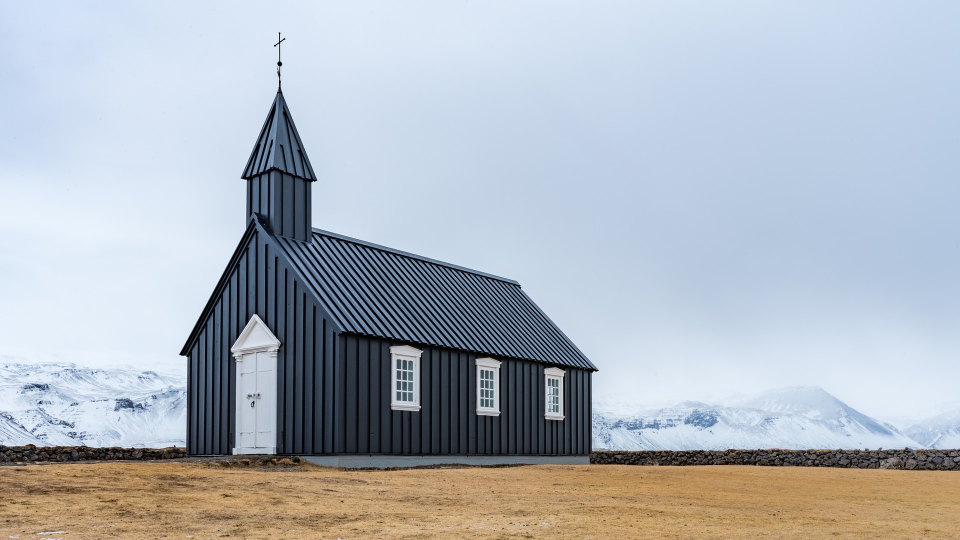
#> input picture image/church.jpg, 1920 x 1080 px (shown at 1/2 size)
$ python Laplacian.py
#> lines starting #> are read from the running program, lines starting #| are printed output that depends on the picture
# -*- coding:utf8 -*-
import cv2
from pylab import *

saber = cv2.imread("../image/church.jpg")
#> saber is the input picture: shape (1080, 1920, 3); mean B, G, R 189.8, 181.7, 174.9
# 首先将原图像进行边界扩展，并将其转换为灰度图。
gray_saber = cv2.cvtColor(saber, cv2.COLOR_RGB2GRAY)
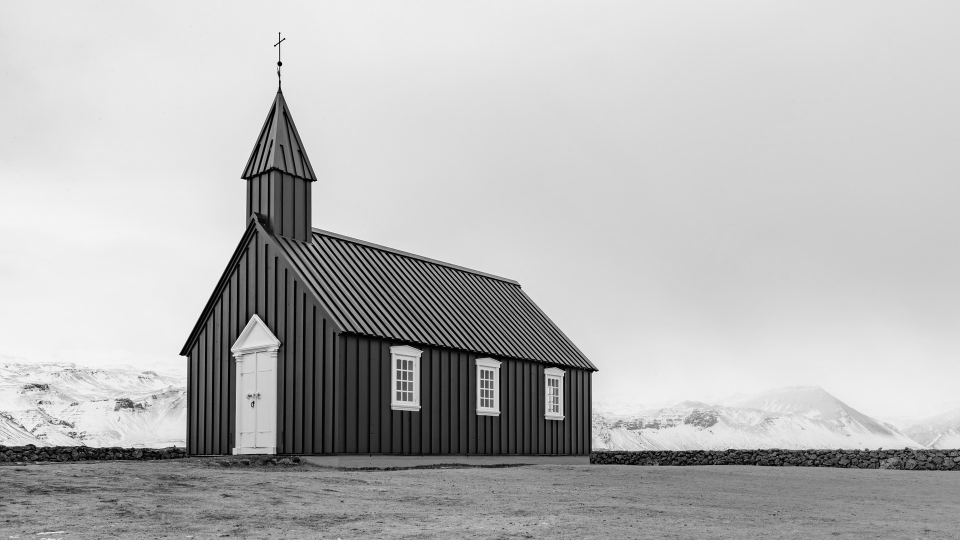
#> gray_saber: shape (1080, 1920) (shown at 1/2 size); min 0, max 254, mean 183.3
gray_saber = cv2.resize(gray_saber, (200, 200))
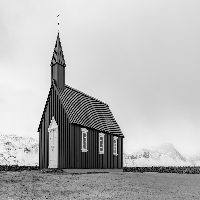
#> gray_saber: shape (200, 200); min 0, max 248, mean 182.9


def LaplaceOperator(roi, operator_type):
    if operator_type == "fourfields":
        laplace_operator = np.array([[0, 1, 0], [1, -4, 1], [0, 1, 0]])
    elif operator_type == "eightfields":
        laplace_operator = np.array([[1, 1, 1], [1, -8, 1], [1, 1, 1]])
    else:
        raise ("type Error")
    result = np.abs(np.sum(roi * laplace_operator))
    return result


def LaplaceAlogrithm(image, operator_type):
#> called with operator_type = 'fourfields'
    new_image = np.zeros(image.shape)
    image = cv2.copyMakeBorder(image, 1, 1, 1, 1, cv2.BORDER_DEFAULT)
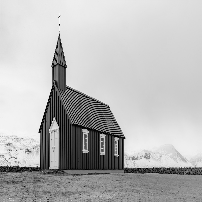
#> image: shape (202, 202); min 0, max 248, mean 183.1
    for i in range(1, image.shape[0] - 1):
        for j in range(1, image.shape[1] - 1):
            new_image[i - 1, j - 1] = LaplaceOperator(image[i - 1:i + 2, j - 1:j + 2], operator_type)
#> this loop made 200 passes
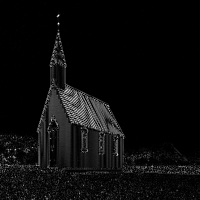
#> new_image: shape (200, 200) float64; min 0, max 784, mean 37.1; drawn with min black and max white
    new_image = new_image * (255 / np.max(image))
    return new_image.astype(np.uint8)
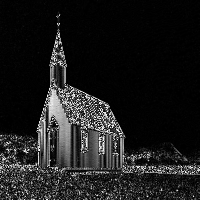
#> returned value: shape (200, 200); min 0, max 255, mean 28.5


def noisy(noise_typ, image):
    if noise_typ == "gauss":
        row, col, ch = image.shape
        mean = 0
        var = 0.1
        sigma = var ** 0.5
        gauss = np.random.normal(mean, sigma, (row, col, ch))
        gauss = gauss.reshape(row, col, ch)
        noisy = image + gauss
        return noisy
    elif noise_typ == "s&p":
        row, col, ch = image.shape
        s_vs_p = 0.5
        amount = 0.004
        out = np.copy(image)
        num_salt = np.ceil(amount * image.size * s_vs_p)
        coords = [np.random.randint(0, i - 1, int(num_salt))
                  for i in image.shape]
        out[coords] = 1
        num_pepper = np.ceil(amount * image.size * (1. - s_vs_p))
        coords = [np.random.randint(0, i - 1, int(num_pepper)) for i in image.shape]
        out[coords] = 0
        return out
    elif noise_typ == "poisson":
        vals = len(np.unique(image))
        vals = 2 ** np.ceil(np.log2(vals))
        noisy = np.random.poisson(image * vals) / float(vals)
        return noisy
    elif noise_typ == "speckle":
        row, col, ch = image.shape
        gauss = np.random.randn(row, col, ch)
        gauss = gauss.reshape(row, col, ch)
        noisy = image + image * gauss
        return noisy


plt.title("fourfields")
plt.imshow(LaplaceAlogrithm(gray_saber, "fourfields"), cmap="binary")
plt.axis("off")
plt.savefig("Edge image by Laplacian operator in fourfields.jpg")
plt.clf()
plt.title("eightfields")
plt.imshow(LaplaceAlogrithm(gray_saber, "eightfields"), cmap="binary")
#> call 2 of LaplaceAlogrithm, with operator_type = 'eightfields'
#> after the loop in LaplaceAlogrithm (call 2), `for i in range(1, image.shape[0] - 1):`:
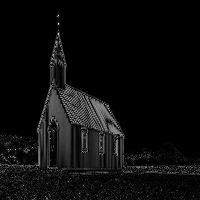
#> new_image: shape (200, 200) float64; min 0, max 1701, mean 86.5; drawn with min black and max white
#> in LaplaceAlogrithm (call 2), `return new_image.astype(np.uint8)`:
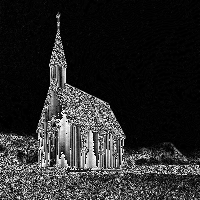
#> returned value: shape (200, 200); min 0, max 255, mean 40.7
plt.axis("off")
plt.savefig("Edge image by Laplacian operator in eightfields.jpg")
plt.clf()

$ run again, with image/estate.jpg copied over image/church.jpg
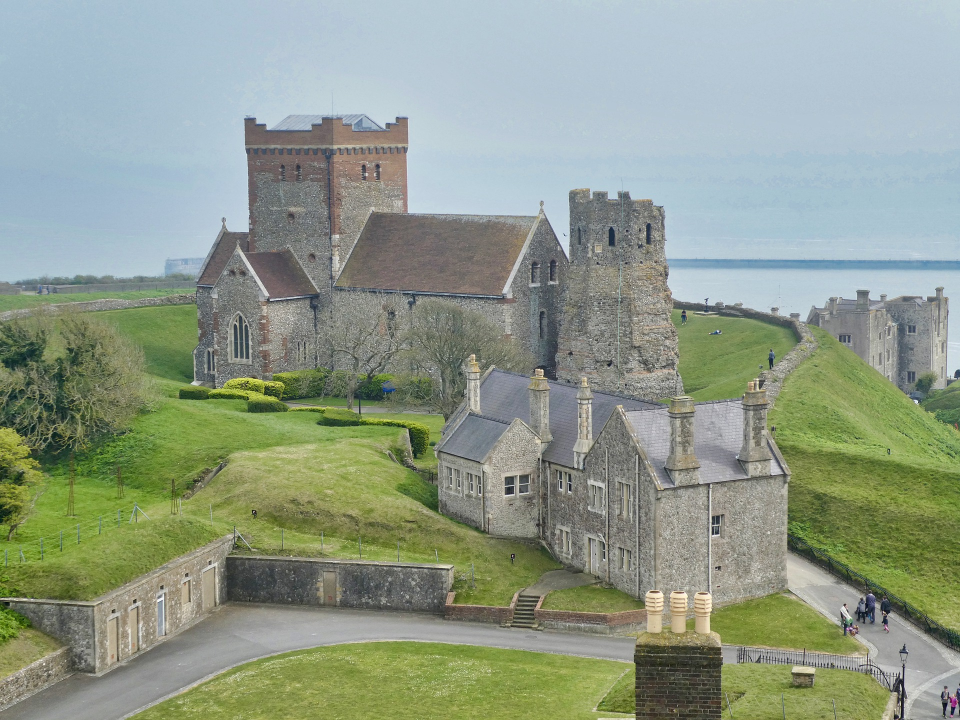
#> input picture image/estate.jpg, 1920 x 1440 px (shown at 1/2 size)
#> saber is the input picture: shape (1440, 1920, 3); mean B, G, R 138.4, 154.8, 143.5
#> in LaplaceAlogrithm, `image = cv2.copyMakeBorder(image, 1, 1, 1, 1, cv2.BORDER_DEFAULT)`:
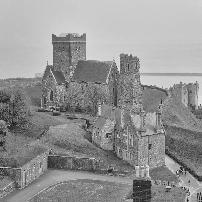
#> image: shape (202, 202); min 15, max 242, mean 148.7
#> the loop in LaplaceAlogrithm, `for i in range(1, image.shape[0] - 1):` made 200 passes
#> in LaplaceAlogrithm (call 2), `return new_image.astype(np.uint8)`:
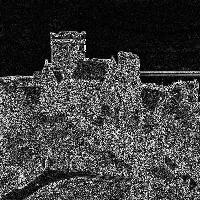
#> returned value: shape (200, 200); min 0, max 255, mean 62.3
